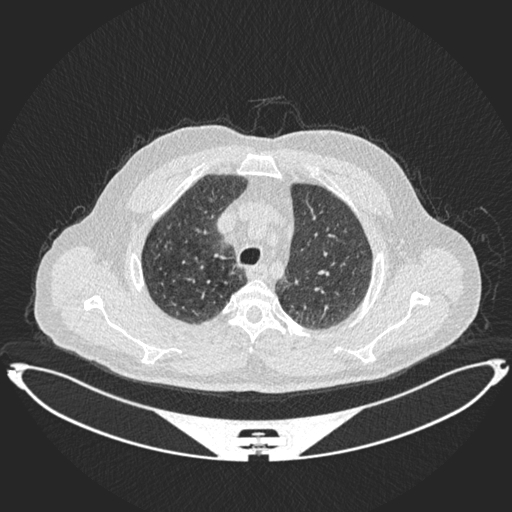
#> input picture Src/Test/Study/ct_scan3.jpg, 512 x 512 px
$ python Test2.py
#> lines starting #> are read from the running program, lines starting #| are printed output that depends on the picture; after the words box and inside, x2 and y2 are one past the last pixel; in counts of white or black regions, pixels touching at a corner belong together
import cv2

# Read the CT scan image
img = cv2.imread('ct_scan3.jpg', cv2.IMREAD_GRAYSCALE)
#> img is the input picture: shape (512, 512); min 37, max 255, mean 99.6

# Perform Otsu thresholding
threshold_value, mask = cv2.threshold(img, 0, 255, cv2.THRESH_BINARY + cv2.THRESH_OTSU)
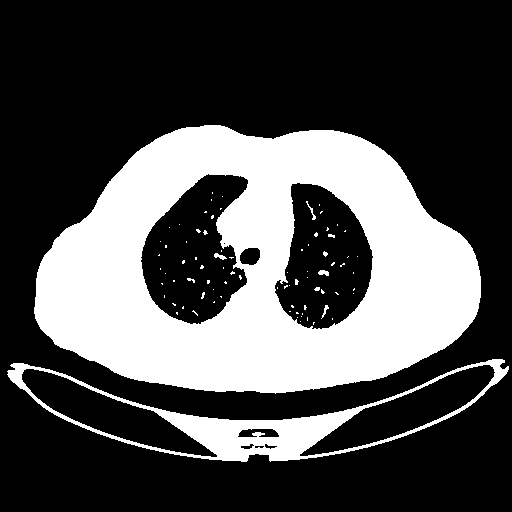
#> mask: shape (512, 512); 30.4% white; 82 white regions (74 under 20 px), largest, box (x1, y1, x2, y2) and area: (34, 125, 481, 394) 70739, (7, 359, 509, 462) 8459, (318, 270, 329, 276) 47
#> threshold_value = 131

# Perform morphological operations to clean up the mask
kernel = cv2.getStructuringElement(cv2.MORPH_ELLIPSE, (5, 5))
mask = cv2.morphologyEx(mask, cv2.MORPH_OPEN, kernel)
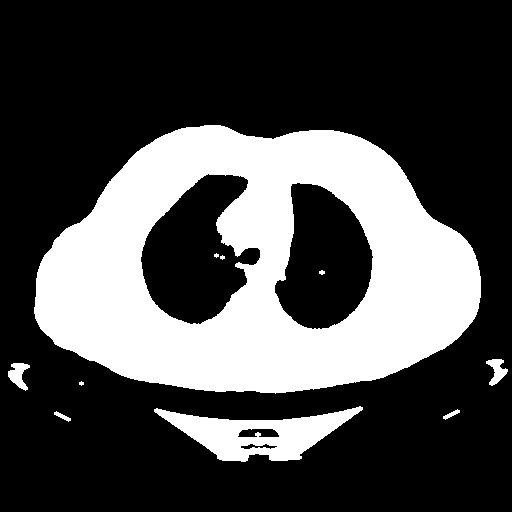
#> mask: shape (512, 512); 29.3% white; 10 white regions (3 under 20 px), largest, box (x1, y1, x2, y2) and area: (34, 125, 481, 394) 70637, (154, 406, 363, 462) 5417, (8, 363, 30, 391) 340
mask = cv2.morphologyEx(mask, cv2.MORPH_CLOSE, kernel)
#> mask: shape (512, 512); 29.4% white; 9 white regions (1 under 20 px)

# Find the convex hull of the mask
contours, hierarchy = cv2.findContours(mask, cv2.RETR_EXTERNAL, cv2.CHAIN_APPROX_SIMPLE)
#> contours = 7 contours, 1 with area under 20; largest, box (x1, y1, x2, y2) and area: (34, 125, 481, 394) 90909, (154, 406, 363, 462) 5560, (8, 363, 30, 391) 306, (486, 359, 508, 386) 264, (54, 411, 71, 422) 52, (443, 409, 460, 420) 52
hull = []
for i in range(len(contours)):
    hull.append(cv2.convexHull(contours[i], False))
#> this loop made 7 passes
#> after the loop, hull = 7 contours, 1 with area under 20; largest, box (x1, y1, x2, y2) and area: (34, 125, 481, 394) 92879, (154, 406, 363, 462) 7836, (8, 363, 30, 391) 427, (486, 359, 508, 386) 396, (54, 411, 71, 422) 60, (443, 409, 460, 420) 60
cv2.drawContours(mask, hull, -1, 255, -1)
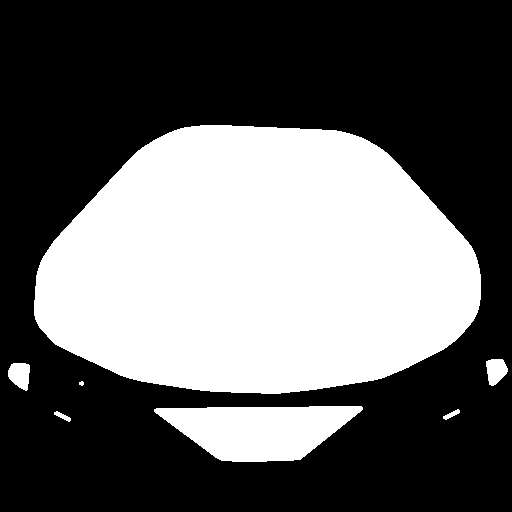
#> mask: shape (512, 512); 39.1% white; 7 white regions (1 under 20 px), largest, box (x1, y1, x2, y2) and area: (34, 125, 481, 394) 93399, (154, 406, 363, 462) 8047, (8, 363, 30, 391) 464, (486, 359, 508, 386) 431, (443, 409, 460, 420) 79, (54, 411, 71, 422) 79

# Dilate the mask
mask = cv2.dilate(mask, kernel, iterations=3)
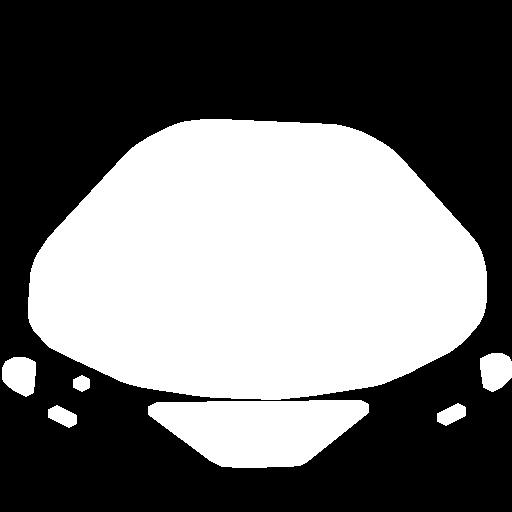
#> mask: shape (512, 512); 43.7% white; 7 white regions, largest, box (x1, y1, x2, y2) and area: (28, 119, 487, 400) 100482, (148, 400, 369, 468) 10897, (2, 357, 36, 397) 1076

# Display the resulting mask
cv2.imshow('Lung Mask', mask)
cv2.waitKey(0)
cv2.destroyAllWindows()
